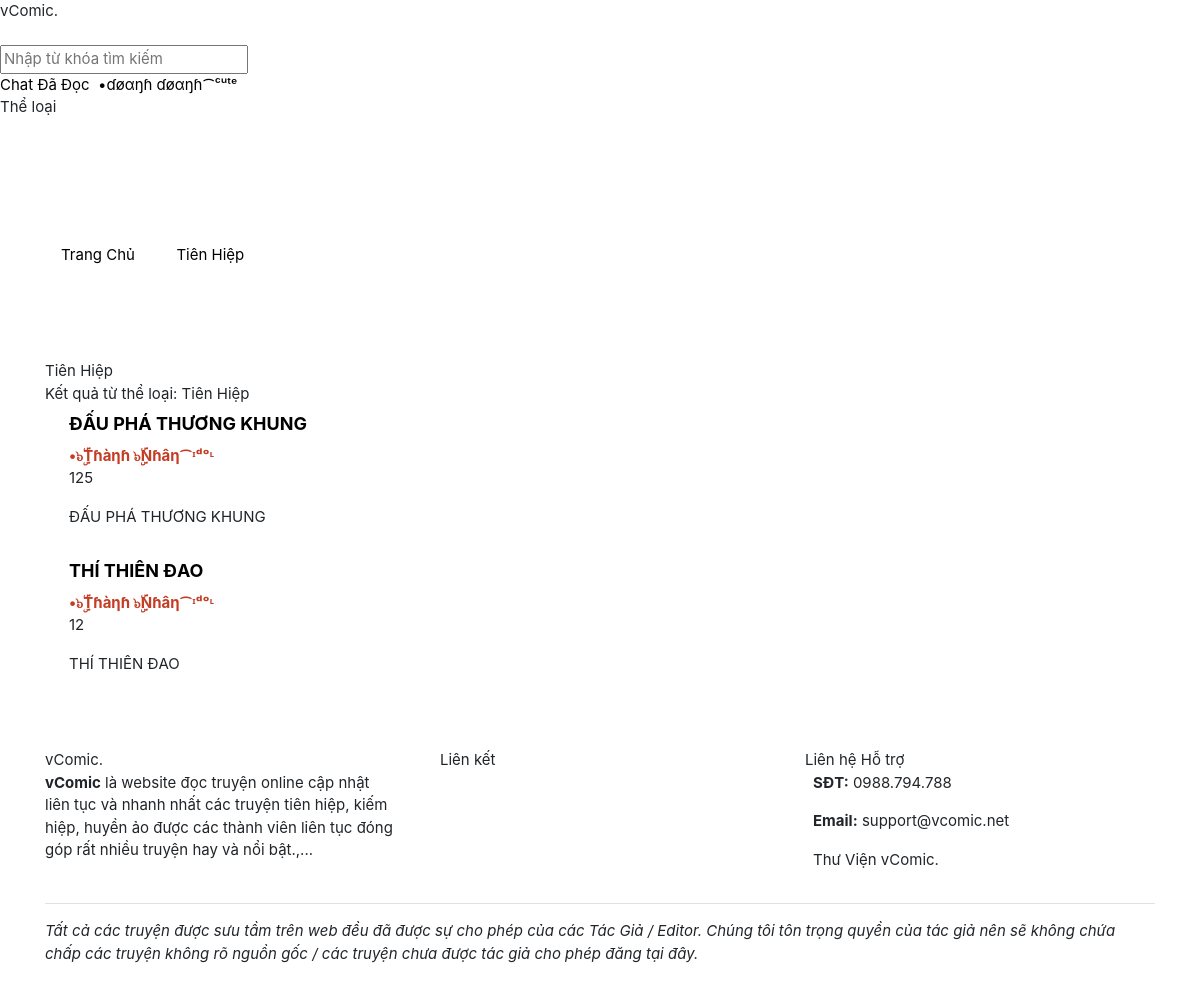
Page /category/tien-hiep (signed in) on the committed database.
### tables this page shows
CREATE TABLE `users` (
  `id` int(11) NOT NULL,
  `username` varchar(255) NOT NULL,
  `email` varchar(255) NOT NULL,
  `password` varchar(255) NOT NULL,
  `role` tinyint(4) NOT NULL DEFAULT 0,
  `fullname` varchar(255) NOT NULL,
  `gender` varchar(2) NOT NULL,
  `gold` int(11) NOT NULL DEFAULT 0,
  `coin` int(11) NOT NULL DEFAULT 0,
  `birthday` int(11) NOT NULL,
  `cover` varchar(255) NOT NULL,
  `avatar` varchar(255) NOT NULL,
  `recover_code` varchar(255) NOT NULL,
  `recover_time` int(11) NOT NULL,
  `login_at` int(11) NOT NULL,
  `created_at` int(11) NOT NULL
);

CREATE TABLE `categories` (
  `id` int(11) NOT NULL,
  `name` varchar(255) NOT NULL,
  `slug` varchar(255) NOT NULL,
  `created_at` int(11) NOT NULL
);

CREATE TABLE `stories` (
  `id` int(11) NOT NULL,
  `title` varchar(255) NOT NULL,
  `slug` varchar(255) NOT NULL,
  `summary` varchar(255) NOT NULL,
  `thumbnail` varchar(255) NOT NULL,
  `author` varchar(255) NOT NULL,
  `is_published` tinyint(4) NOT NULL DEFAULT 0,
  `is_completed` tinyint(4) NOT NULL DEFAULT 0,
  `views` int(11) NOT NULL DEFAULT 0,
  `user_id` int(11) NOT NULL,
  `category_id` int(11) NOT NULL,
  `created_at` int(11) NOT NULL
);

### modules/category/category.php (called while the page is built, shortened)
<?php
require_once('system/bootstrap.php');
$data = get_category($slug);
if (count_stories_category($data['id'])) {
	$list_stories = get_stories_category($data['id'], count_stories_category($data['id']));
}
require_once('themes/' . THEME . '/layout/head.php');
require_once('themes/' . THEME . '/templates/category/category.php');
require_once('themes/' . THEME . '/layout/end.php');

### system/bootstrap.php (called while the page is built, shortened)
<?php
require_once('functions.php');
if (isset($_SESSION['username'])) {
    $username = trim($_SESSION['username']);
    $_user = get_info($username);
    if ($_user) {
        $user = $_user;
        $user_id = $user['id'];
    }
}
$per_page = 20;

### themes/colab/templates/category/category.php (the view, shortened to what this page needs)
<section class="container-fluid mt-5 pt-3">
    <div class="container">
        <div class="row">
            <div class="col-md-12">
                <nav aria-label="breadcrumb">
                    <ul class="breadcrumb">
                        <li class="breadcrumb-item">
                            <a href="/">
                                <span>Trang Chủ</span>
                            </a>
                        </li>
                        <li class="breadcrumb-item">
                            <a href="#">
                                <span><?= $data['name'] ?></span>
                            </a>
                        </li>
                    </ul>
                </nav>
            </div>
        </div>
    </div>
</section>
<section class="view-search pt-2 mb-3">
    <div class="container">
        <div class="free-title">
            <div class="content"><?= $data['name'] ?></div>
            <div class="desc">
                Kết quả từ thể loại: <?= $data['name'] ?>
            </div>
        </div>
        <div class="custom-list-group">
<?php if (count_stories_category($data['id'])): ?>
    <?php foreach ($list_stories as $data_story): ?>
            <div class="item">
                <div class="story-sm">
                    <div class="content px-md-2 pt-md-2 pl-md-4 pb-md-2" style="overflow: hidden; height: max-content">
                        <a href="/story/<?= $data_story['slug'] ?>" class="title font-weight-bold" style="font-size:18px; line-height: 1.2">
                            <?= $data_story['title'] ?>
                        </a>
                        <div class="info mt-2 small-text">
                            <div class="author">
                                <a href="/<?= get_info_id($data_story['user_id'])['username'] ?>">
                                    <?= display_name(get_info_id($data_story['user_id'])['role'], get_info_id($data_story['user_id'])['fullname']) ?>
                                </a>
                            </div>
                            <span class="view"><i class="fas fa-eye"></i> <?= $data_story['views'] ?></span>
                        </div>
                        <div class="desc my-3"><?= cut_string(nl2br($data_story['summary'])) ?></div>
                    </div>
                </div>
            </div>
    <?php endforeach ?>
<?php else: ?>
            <div class="item">
                Không có truyện nào cho thể loại <b><?= $data['name'] ?></b>
            </div>
<?php endif ?>
        </div>
    </div>
</section>

### index.php (shortened to what this page needs)
<?php
require_once('system/bootstrap.php');
$uri = $_SERVER['REQUEST_URI'];
foreach ($routes as $key => $value) {
	if (preg_match('#^' . $key . '$#', $uri)) {
		$uri = preg_replace('#^' . $key . '$#', $value, $uri);
		$a = explode('?', $uri, 2);
		$slug = isset($_GET['slug']) ? $_GET['slug'] : '';
		require_once('modules/' . $a[0]);
		exit;
	}
}

### themes/colab/layout/head.php (shortened to what this page needs)
<!DOCTYPE html>
<html lang="vi">
<head>
	<link rel="stylesheet" href="<?= SITE_URL ?>/assets/css/all.min.css?ver=<?= VERSION ?>" />
	<link rel="stylesheet" href="<?= SITE_URL ?>/assets/css/bootstrap.min.css?ver=<?= VERSION ?>" />
	<link rel="stylesheet" href="<?= SITE_URL ?>/themes/colab/css/swiper.min.css?ver=<?= VERSION ?>" />
	<link rel="stylesheet" href="<?= SITE_URL ?>/themes/colab/css/custom.css?ver=<?= VERSION ?>" />
</head>
<body>
    <section class="loading">
        <div class="loading-content">
            <div class="loader">
                <div class="logo">
                    vComic.
                </div>
            </div>
        </div>
    </section>
    <header style="margin-bottom: 52px;">
        <nav class="custom-nav">
            <div class="custom-nav-brand">
                <a href="/" class="text-white">vComic.</a>
            </div>
            <div class="custom-nav-search">
                <form method="GET">
                    <input type="text" class="nav-search-input" name="search" id="search" placeholder="Nhập từ khóa tìm kiếm" />
                </form>
            </div>
            <div class="custom-nav-item">
                <div class="custom-nav-list">
    <?php if ($user_id): ?>
                    <a class="item" href="/chat">
                        <i class="fal fa-comment-alt-lines"></i> Chat
                    </a>
                    <a class="item" href="/story/read">
                        <i class="far fa-history"></i> Đã Đọc
                    </a>
                    <a class="item" href="/profile">
                        <img class="lazy avatar-sm" data-original="/uploads/avatar/<?= $user['avatar'] ?>?t=<?= time() ?>"> <?= $user['fullname'] ?>
                    </a>
    <?php endif ?>
                    <div class="item cursor">
                        <i class="fal fa-list"></i> <span class="list-title">Thể loại</span>
                        <div class="more-item category">
                            <div class="row text-center">
    <?php if (get_categories()): ?>
    <?php foreach (get_categories() as $list_cate): ?>
                                <div class="col-6 sub px-2">
                                    <a href="/category/<?= $list_cate['slug'] ?>" class="text-white"><?= $list_cate['name'] ?></a>
                                </div>
    <?php endforeach ?>
    <?php else: ?>
                                <div class="col-12 sub px-2">
                                    <a href="#" class="text-white">Chưa có danh mục nào!</a>
                                </div>
    <?php endif ?>
                            </div>
                        </div>
                    </div>
                </div>
            </div>
        </nav>
    </header>

### system/functions.php (shortened to what this page needs)
<?php
function cut_string($string = '', $size = 100, $link = ' [...]')
{
    $string = strip_tags(trim($string));
    $strlen = strlen($string);
    $str    = substr($string, $size, 20);
    $exp    = explode(" ", $str);
    $sum    = count($exp);
    $yes    = "";
    for($i=0; $i<$sum; $i++)
    {
        if($yes == ""){
            $a = strlen($exp[$i]);
            if($a == 0) { $yes = "no"; $a = 0; }
        }
    }
    $sub = substr($string, 0, $size+$a);
    return $sub;
}
function display_name($role, $name)
{
    if ($role == 3) {
        return '<font color="#B8007F" title="VIP Member"><b>' . $name . ' <i class="fas fa-gem"></i></b></font>';
    } else if ($role == 4) {
        return '<font color="#10EDF5" title="Tác Giả"><b>' . $name . ' <i class="fal fa-pen-fancy"></i></b></font>';
    } else if ($role == 7) {
        return '<font color="#7343A9" title="Mod"><b>' . $name . ' <i class="fal fa-badge-check"></i></b></font>';
    } else if ($role == 8) {
        return '<font color="#52AC00" title="Super Admin"><b>' . $name . ' <i class="fal fa-badge-check"></i></b></font>';
    } else if ($role == 9) {
        return '<font color="#C33C23" title="Người Quản Trị"><b>' . $name . ' <i class="fas fa-badge-check"></i></b></font>';
    } else {
        return $name;
    }
}
function get_page($total, $return = 0)
{
    global $per_page;
    $page = isset($_GET['page']) ? abs(intval($_GET['page'])) : 1;
    $max_page = ceil($total / $per_page);
    return ' LIMIT ' . $per_page . ' OFFSET ' . (($page - 1) * $per_page);
}

### themes/colab/layout/end.php (shortened to what this page needs)
<footer>
    <div class="container">
        <div class="row">
            <div class="col-md-4 mb-3">
                <div class="footer-title">
                    vComic.
                </div>
                <div class="footer-content">
                    <b>vComic</b> là website đọc truyện online cập nhật liên tục và nhanh nhất các truyện tiên hiệp, kiếm hiệp, huyền ảo được các thành viên liên tục đóng góp rất nhiều truyện hay và nổi bật.,...
                </div>
            </div>
            <div class="col-md-8 mb-3">
                <div class="container-fluid">
                    <div class="row">
                        <div class="col-md-6 mb-3">
                            <div class="footer-title">
                                Liên kết
                            </div>
                        </div>
                        <div class="col-md-6">
                            <div class="footer-title">
                                Liên hệ Hỗ trợ
                            </div>
                            <div class="footer-content">
                                <div class="mb-3">
                                    <i class="fal fa-phone fa-lg mr-2"></i> <b>SĐT:</b> 0988.794.788
                                </div>
                                <div class="mb-3">
                                    <i class="fal fa-envelope fa-lg mr-2"></i> <b>Email:</b> support@vcomic.net
                                </div>
                                <div class="mb-3">
                                    <i class="fab fa-facebook fa-lg mr-2"></i> Thư Viện vComic.
                                </div>
                            </div>
                        </div>
                    </div>
                </div>
            </div>
        </div>
        <div class="border-top pt-3">
            <i>Tất cả các truyện được sưu tầm trên web đều đã được sự cho phép của các Tác Giả / Editor. Chúng tôi tôn trọng quyền của tác giả nên sẽ không chứa chấp các truyện không rõ nguồn gốc / các truyện chưa được tác giả cho phép đăng tại đây.</i>
        </div>
    </div>
</footer>
</body>
</html>

### rows in the picture
users: fullname "•ɗøαŋɦ ɗøαŋɦ⁀ᶜᵘᵗᵉ"
categories: name "Tiên Hiệp"
stories: title "ĐẤU PHÁ THƯƠNG KHUNG", user.fullname "•๖ۣۜTɦàηɦ ๖ۣۜNɦâη⁀ᶦᵈᵒᶫ", views "125", summary "ĐẤU PHÁ THƯƠNG KHUNG"
stories: title "THÍ THIÊN ĐAO", user.fullname "•๖ۣۜTɦàηɦ ๖ۣۜNɦâη⁀ᶦᵈᵒᶫ", views "12", summary "THÍ THIÊN ĐAO"
